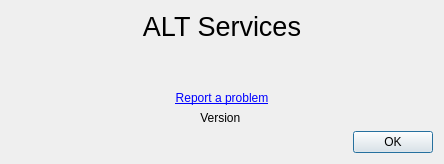
<?xml version="1.0" encoding="UTF-8"?>
<ui version="4.0">
 <class>AboutDialog</class>
 <widget class="QDialog" name="AboutDialog">
  <property name="geometry">
   <rect>
    <x>0</x>
    <y>0</y>
    <width>444</width>
    <height>164</height>
   </rect>
  </property>
  <property name="windowTitle">
   <string>About Services</string>
  </property>
  <property name="windowIcon">
   <iconset resource="../../data/icons.qrc">
    <normaloff>:/icons/org.altlinux.alt-services.svg</normaloff>:/icons/org.altlinux.alt-services.svg</iconset>
  </property>
  <layout class="QVBoxLayout" name="verticalLayout">
   <item>
    <widget class="QLabel" name="amcLabel">
     <property name="font">
      <font>
       <pointsize>20</pointsize>
       <bold>false</bold>
      </font>
     </property>
     <property name="text">
      <string>ALT Services</string>
     </property>
     <property name="alignment">
      <set>Qt::AlignmentFlag::AlignCenter</set>
     </property>
    </widget>
   </item>
   <item>
    <spacer name="verticalSpacer">
     <property name="orientation">
      <enum>Qt::Orientation::Vertical</enum>
     </property>
     <property name="sizeHint" stdset="0">
      <size>
       <width>20</width>
       <height>40</height>
      </size>
     </property>
    </spacer>
   </item>
   <item>
    <widget class="QLabel" name="bugzillaLabel">
     <property name="text">
      <string>&lt;a href=&quot;https://bugzilla.altlinux.org&quot;&gt;Report a problem&lt;/a&gt;</string>
     </property>
     <property name="alignment">
      <set>Qt::AlignmentFlag::AlignCenter</set>
     </property>
     <property name="openExternalLinks">
      <bool>true</bool>
     </property>
     <property name="textInteractionFlags">
      <set>Qt::TextInteractionFlag::TextBrowserInteraction</set>
     </property>
    </widget>
   </item>
   <item>
    <widget class="QLabel" name="versionLabel">
     <property name="text">
      <string>Version </string>
     </property>
     <property name="alignment">
      <set>Qt::AlignmentFlag::AlignCenter</set>
     </property>
    </widget>
   </item>
   <item>
    <widget class="QDialogButtonBox" name="buttonBox">
     <property name="orientation">
      <enum>Qt::Orientation::Horizontal</enum>
     </property>
     <property name="standardButtons">
      <set>QDialogButtonBox::StandardButton::Ok</set>
     </property>
    </widget>
   </item>
  </layout>
 </widget>
 <resources>
  <include location="../../data/icons.qrc"/>
 </resources>
 <connections>
  <connection>
   <sender>buttonBox</sender>
   <signal>accepted()</signal>
   <receiver>AboutDialog</receiver>
   <slot>accept()</slot>
   <hints>
    <hint type="sourcelabel">
     <x>248</x>
     <y>254</y>
    </hint>
    <hint type="destinationlabel">
     <x>157</x>
     <y>274</y>
    </hint>
   </hints>
  </connection>
  <connection>
   <sender>buttonBox</sender>
   <signal>rejected()</signal>
   <receiver>AboutDialog</receiver>
   <slot>reject()</slot>
   <hints>
    <hint type="sourcelabel">
     <x>316</x>
     <y>260</y>
    </hint>
    <hint type="destinationlabel">
     <x>286</x>
     <y>274</y>
    </hint>
   </hints>
  </connection>
 </connections>
</ui>
